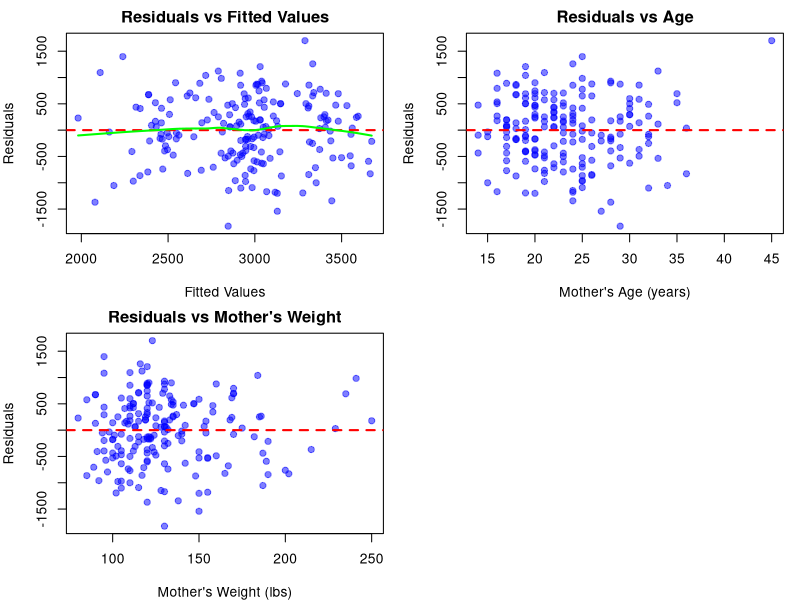
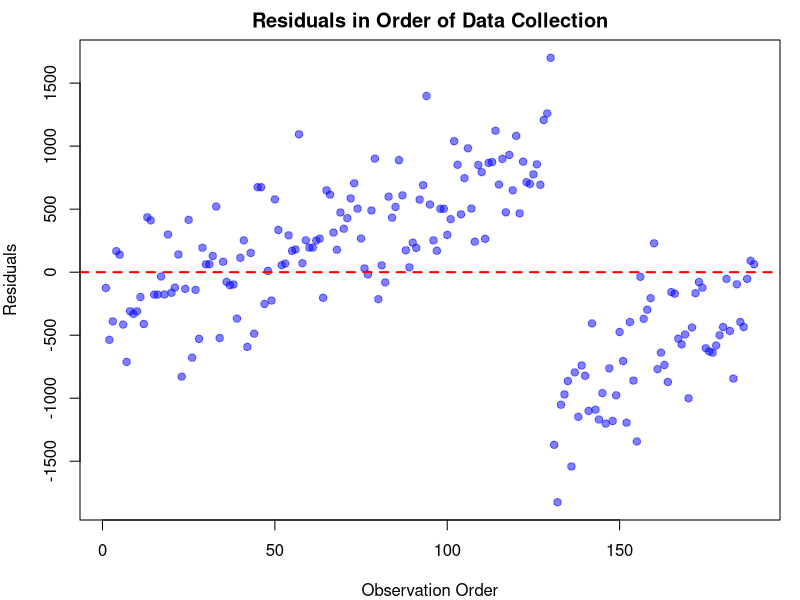
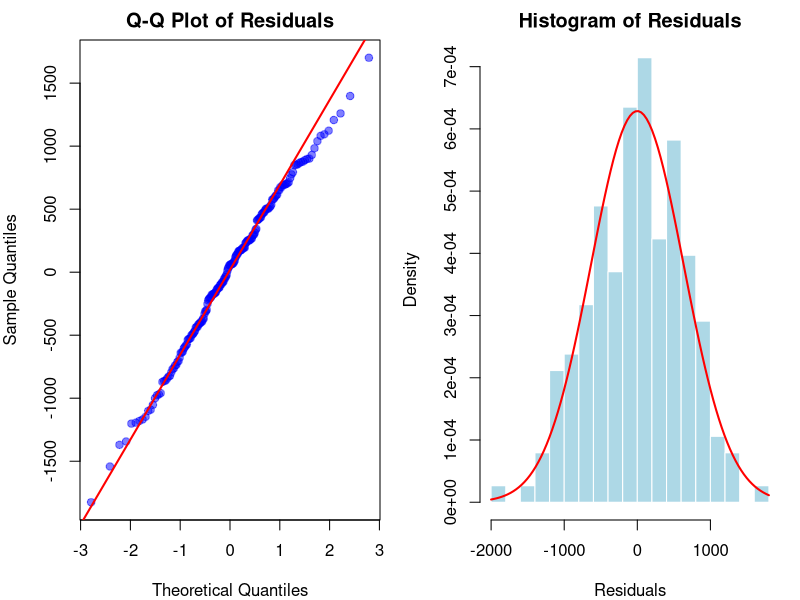
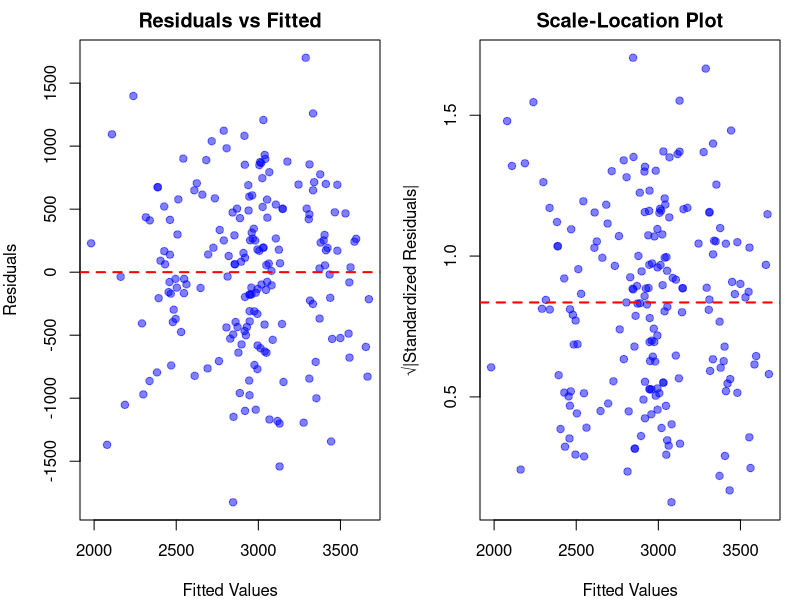

The R script that drew these images, in order: (Note: this script raises an error after producing the figures.)
# ==============================================================================
# Lab - Building a Clinical Prediction Model
# ==============================================================================

# Load required packages
library(MASS)      # For stepAIC function
library(car)       # For VIF calculation
library(ggplot2)   # For visualization
library(dplyr)     # For data manipulation
library(gridExtra) # For arranging plots

# If packages are not installed, run:
# install.packages(c("MASS", "car", "ggplot2", "dplyr", "gridExtra"))

# ==============================================================================
# DATASET: We'll use the 'birthwt' dataset from MASS package
# This is a classic epidemiological dataset about risk factors for low birth weight
# ==============================================================================

# Load the dataset
data(birthwt)

# View the first few rows
head(birthwt)

# View dataset structure
str(birthwt)

# Dataset description:
# low:   indicator of birth weight < 2.5 kg (0 = normal, 1 = low)
# age:   mother's age in years
# lwt:   mother's weight in pounds at last menstrual period
# race:  mother's race (1 = white, 2 = black, 3 = other)
# smoke: smoking status during pregnancy (0 = no, 1 = yes)
# ptl:   number of previous premature labors
# ht:    history of hypertension (0 = no, 1 = yes)
# ui:    presence of uterine irritability (0 = no, 1 = yes)
# ftv:   number of physician visits during first trimester
# bwt:   birth weight in grams (our outcome variable)

# ==============================================================================
# DATA PREPARATION
# ==============================================================================

# Create a working dataset
birth_data <- birthwt

# Convert categorical variables to factors with meaningful labels
birth_data$race <- factor(birth_data$race, 
                          levels = c(1, 2, 3),
                          labels = c("White", "Black", "Other"))

birth_data$smoke <- factor(birth_data$smoke, 
                           levels = c(0, 1),
                           labels = c("Non-smoker", "Smoker"))

birth_data$ht <- factor(birth_data$ht, 
                        levels = c(0, 1),
                        labels = c("No", "Yes"))

birth_data$ui <- factor(birth_data$ui, 
                        levels = c(0, 1),
                        labels = c("No", "Yes"))

# Summary statistics
summary(birth_data)

# Check for missing values
colSums(is.na(birth_data))

# ==============================================================================
# MULTIVARIABLE LINEAR REGRESSION
# ==============================================================================


# Simple linear regression (for comparison)
model_simple <- lm(bwt ~ age, data = birth_data)
summary(model_simple)

# simple regression r squared
summary(model_simple)$r.squared


# Multivariable linear regression
# Research question: What factors predict birth weight?
model_full <- lm(bwt ~ age + lwt + race + smoke + ptl + ht + ui + ftv, 
                 data = birth_data)

summary(model_full)

# Confidence intervals for coefficients
confint(model_full)

# ==============================================================================
# CHECKING MODEL ASSUMPTIONS
# ==============================================================================


# Extract residuals and fitted values
residuals <- residuals(model_full)
fitted_values <- fitted(model_full)
standardized_residuals <- rstandard(model_full)

# -----------------
# 1. LINEARITY CHECK
# -----------------

# Residuals vs Fitted Values plot
par(mfrow = c(2, 2), mar = c(4, 4, 2, 1))

plot(fitted_values, residuals,
     main = "Residuals vs Fitted Values",
     xlab = "Fitted Values",
     ylab = "Residuals",
     pch = 19, col = rgb(0, 0, 1, 0.5))
abline(h = 0, col = "red", lwd = 2, lty = 2)
lines(lowess(fitted_values, residuals), col = "green", lwd = 2)

##"Look for: Random scatter around zero (red line)
##"Warning signs: Curved patterns, systematic trends

# Partial residual plots for continuous predictors
# Age

plot(birth_data$age, residuals,
     main = "Residuals vs Age",
     xlab = "Mother's Age (years)",
     ylab = "Residuals",
     pch = 19, col = rgb(0, 0, 1, 0.5))
abline(h = 0, col = "red", lwd = 2, lty = 2)

# Mother's weight
plot(birth_data$lwt, residuals,
     main = "Residuals vs Mother's Weight",
     xlab = "Mother's Weight (lbs)",
     ylab = "Residuals",
     pch = 19, col = rgb(0, 0, 1, 0.5))
abline(h = 0, col = "red", lwd = 2, lty = 2)

par(mfrow = c(1, 1))

# -----------------
# 2. INDEPENDENCE CHECK
# -----------------

# Check based on study design
# Are observations independent?
# No clustering (e.g., multiple births from same mother)?
# No time series structure?

# Plot residuals in order of data collection
plot(1:length(residuals), residuals,
     main = "Residuals in Order of Data Collection",
     xlab = "Observation Order",
     ylab = "Residuals",
     pch = 19, col = rgb(0, 0, 1, 0.5))
abline(h = 0, col = "red", lwd = 2, lty = 2)

##Look for: Random pattern (no trends or cycles)

# -----------------
# 3. NORMALITY CHECK
# -----------------

par(mfrow = c(1, 2))

# Q-Q plot
qqnorm(residuals, main = "Q-Q Plot of Residuals",
       pch = 19, col = rgb(0, 0, 1, 0.5))
qqline(residuals, col = "red", lwd = 2)

# Histogram
hist(residuals, breaks = 20, col = "lightblue", border = "white",
     main = "Histogram of Residuals",
     xlab = "Residuals",
     probability = TRUE)
curve(dnorm(x, mean = mean(residuals), sd = sd(residuals)),
      add = TRUE, col = "red", lwd = 2)

par(mfrow = c(1, 1))

# Shapiro-Wilk test for normality
shapiro_test <- shapiro.test(residuals)
shapiro_test

# Conclusion: Residuals appear to be normally distributed (if p > 0.05)
# Conclusion: Evidence of non-normality (p < 0.05)
# Note: With large samples, minor deviations may be significant

# -----------------
# 4. HOMOSCEDASTICITY CHECK
# -----------------

par(mfrow = c(1, 2))

# Residuals vs Fitted
plot(fitted_values, residuals,
     main = "Residuals vs Fitted",
     xlab = "Fitted Values",
     ylab = "Residuals",
     pch = 19, col = rgb(0, 0, 1, 0.5))
abline(h = 0, col = "red", lwd = 2, lty = 2)

# Scale-Location plot
plot(fitted_values, sqrt(abs(standardized_residuals)),
     main = "Scale-Location Plot",
     xlab = "Fitted Values",
     ylab = "√|Standardized Residuals|",
     pch = 19, col = rgb(0, 0, 1, 0.5))
abline(h = mean(sqrt(abs(standardized_residuals))), col = "red", lwd = 2, lty = 2)

par(mfrow = c(1, 1))

# Look for: Constant vertical spread (no funnel or fan shape)

# Breusch-Pagan test for heteroscedasticity
bp_test <- lmtest::bptest(model_full)
bp_test
# Conclusion: No evidence of heteroscedasticity (p > 0.05)
# Conclusion: Evidence of heteroscedasticity (p < 0.05)

# Comprehensive diagnostic plots
par(mfrow = c(2, 2))
0(model_full)
par(mfrow = c(1, 1))

# ==============================================================================
# MULTICOLLINEARITY & VIF
# ==============================================================================

# Calculate correlation matrix for continuous predictors
continuous_vars <- birth_data[, c("age", "lwt", "ptl", "ftv")]
cor_matrix <- cor(continuous_vars, use = "complete.obs")

print(round(cor_matrix, 3))

# Visualize correlation matrix
library(corrplot)
corrplot::corrplot(cor_matrix, method = "number", type = "upper",
                   title = "Correlation Matrix",
                   mar = c(0, 0, 2, 0))

# Calculate Variance Inflation Factor (VIF)
vif_values <- vif(model_full)
print(vif_values)

# VIF Interpretation
# VIF < 5: No multicollinearity concern
# 5 ≤ VIF < 10: Moderate multicollinearity
# "VIF ≥ 10: Severe multicollinearity



# Visualize VIF values
barplot(vif_values, 
        main = "Variance Inflation Factors",
        ylab = "VIF",
        col = ifelse(vif_values >= 10, "red",
                     ifelse(vif_values >= 5, "orange", "lightblue")),
        las = 2)
abline(h = 5, col = "orange", lty = 2, lwd = 2)
abline(h = 10, col = "red", lty = 2, lwd = 2)
legend("topright", legend = c("VIF < 5", "5 ≤ VIF < 10", "VIF ≥ 10"),
       fill = c("lightblue", "orange", "red"))

# ==============================================================================
# INTERACTION TERMS & EFFECT MODIFICATION
# ==============================================================================


# Research question: Does the effect of smoking on birth weight differ by race?

# Model without interaction
model_no_interaction <- lm(bwt ~ smoke + race, data = birth_data)

# Model with interaction
model_interaction <- lm(bwt ~ smoke * race, data = birth_data)


summary(model_no_interaction)

summary(model_interaction)

# Test if interaction is significant
# Testing for Interaction
anova_result <- anova(model_no_interaction, model_interaction)
print(anova_result)

# Conclusion: Significant interaction detected (p < 0.05) if the effect of smoking on birth weight differs across racial groups.
# Conclusion: No significant interaction (p > 0.05) if the effect of smoking is similar across racial groups.

# Visualize the interaction

# Calculate predicted values
pred_data <- expand.grid(
  smoke = levels(birth_data$smoke),
  race = levels(birth_data$race)
)

pred_data$predicted_bwt <- predict(model_interaction, newdata = pred_data)

# Create interaction plot
ggplot(pred_data, aes(x = race, y = predicted_bwt, color = smoke, group = smoke)) +
  geom_point(size = 4) +
  geom_line(linewidth = 1.2) +
  labs(title = "Interaction: Smoking × Race on Birth Weight",
       x = "Mother's Race",
       y = "Predicted Birth Weight (grams)",
       color = "Smoking Status") +
  theme_minimal() +
  theme(legend.position = "top",
        plot.title = element_text(hjust = 0.5, face = "bold"))

# Alternative visualization with actual data
ggplot(birth_data, aes(x = race, y = bwt, fill = smoke)) +
  geom_boxplot(alpha = 0.7) +
  labs(title = "Birth Weight by Race and Smoking Status",
       x = "Mother's Race",
       y = "Birth Weight (grams)",
       fill = "Smoking Status") +
  theme_minimal() +
  theme(legend.position = "top",
        plot.title = element_text(hjust = 0.5, face = "bold"))

# Example 2: Continuous × Continuous Interaction
# Does the effect of mother's age on birth weight depend on mother's weight?

model_continuous_interaction <- lm(bwt ~ age * lwt, data = birth_data)

# Continuous × Continuous Interaction: Age × Weight
summary(model_continuous_interaction)

# Visualize with predicted values at different levels
pred_data_cont <- expand.grid(
  age = seq(min(birth_data$age), max(birth_data$age), length.out = 50),
  lwt = quantile(birth_data$lwt, probs = c(0.25, 0.5, 0.75))
)

pred_data_cont$predicted_bwt <- predict(model_continuous_interaction, 
                                        newdata = pred_data_cont)
pred_data_cont$lwt_cat <- factor(pred_data_cont$lwt,
                                 labels = c("Low Weight (25th %ile)",
                                            "Medium Weight (50th %ile)",
                                            "High Weight (75th %ile)"))

ggplot(pred_data_cont, aes(x = age, y = predicted_bwt, color = lwt_cat)) +
  geom_line(linewidth = 1.2) +
  labs(title = "Interaction: Mother's Age × Weight on Birth Weight",
       x = "Mother's Age (years)",
       y = "Predicted Birth Weight (grams)",
       color = "Mother's Weight") +
  theme_minimal() +
  theme(legend.position = "top",
        plot.title = element_text(hjust = 0.5, face = "bold"))

# ==============================================================================
# MODEL SELECTION (AIC, BIC, Stepwise)
# ==============================================================================

# Compare models using AIC and BIC

# Define several candidate models
model1 <- lm(bwt ~ age, data = birth_data)
model2 <- lm(bwt ~ age + lwt, data = birth_data)
model3 <- lm(bwt ~ age + lwt + smoke, data = birth_data)
model4 <- lm(bwt ~ age + lwt + smoke + race, data = birth_data)
model5 <- model_full  # All predictors

# Create comparison table
model_comparison <- data.frame(
  Model = c("Age only", 
            "Age + Weight",
            "Age + Weight + Smoke",
            "Age + Weight + Smoke + Race",
            "Full model (all predictors)"),
  Predictors = c(1, 2, 3, 5, 8),
  R_squared = c(summary(model1)$r.squared,
                summary(model2)$r.squared,
                summary(model3)$r.squared,
                summary(model4)$r.squared,
                summary(model5)$r.squared),
  Adj_R_squared = c(summary(model1)$adj.r.squared,
                    summary(model2)$adj.r.squared,
                    summary(model3)$adj.r.squared,
                    summary(model4)$adj.r.squared,
                    summary(model5)$adj.r.squared),
  AIC = c(AIC(model1), AIC(model2), AIC(model3), AIC(model4), AIC(model5)),
  BIC = c(BIC(model1), BIC(model2), BIC(model3), BIC(model4), BIC(model5))
)

print(model_comparison)


# Calculate delta AIC and BIC
model_comparison$Delta_AIC <- model_comparison$AIC - min(model_comparison$AIC)
model_comparison$Delta_BIC <- model_comparison$BIC - min(model_comparison$BIC)

print(model_comparison)

# -----------------
# STEPWISE SELECTION
# -----------------


# Forward selection
model_null <- lm(bwt ~ 1, data = birth_data)  # Intercept only
model_forward <- stepAIC(model_null, 
                         scope = list(lower = model_null, upper = model_full),
                         direction = "forward",
                         trace = TRUE)

summary(model_forward)

# Backward elimination
model_backward <- stepAIC(model_full, 
                          direction = "backward",
                          trace = TRUE)

summary(model_backward)

# Stepwise (both directions)
model_stepwise <- stepAIC(model_null,
                          scope = list(lower = model_null, upper = model_full),
                          direction = "both",
                          trace = TRUE)

summary(model_stepwise)

# Compare stepwise results
AIC(model_forward)
AIC(model_backward)
AIC(model_stepwise)


# -----------------
# MODEL VALIDATION
# -----------------

# Split data into training and test sets
set.seed(123)  # For reproducibility
train_index <- sample(1:nrow(birth_data), size = 0.7 * nrow(birth_data))
train_data <- birth_data[train_index, ]
test_data <- birth_data[-train_index, ]

nrow(train_data)
nrow(test_data)

# Fit model on training data
model_train <- lm(bwt ~ lwt + race + smoke + ht + ui, data = train_data)

# Predictions on test data
predictions <- predict(model_train, newdata = test_data)

# Calculate performance metrics
actual <- test_data$bwt
residuals_test <- actual - predictions

# Root Mean Squared Error (RMSE)
rmse <- sqrt(mean(residuals_test^2))

# Mean Absolute Error (MAE)
mae <- mean(abs(residuals_test))

# R-squared on test data
ss_res <- sum(residuals_test^2)
ss_tot <- sum((actual - mean(actual))^2)
r_squared_test <- 1 - (ss_res / ss_tot)

cat("--- Test Set Performance ---\n")
cat("RMSE:", round(rmse, 2), "grams\n")
cat("MAE:", round(mae, 2), "grams\n")
cat("R-squared (test):", round(r_squared_test, 3), "\n")
cat("R-squared (training):", round(summary(model_train)$r.squared, 3), "\n")

# Plot predicted vs actual
plot(actual, predictions,
     main = "Predicted vs Actual Birth Weight (Test Set)",
     xlab = "Actual Birth Weight (grams)",
     ylab = "Predicted Birth Weight (grams)",
     pch = 19, col = rgb(0, 0, 1, 0.5))
abline(a = 0, b = 1, col = "red", lwd = 2, lty = 2)
legend("topleft", legend = "Perfect prediction", col = "red", lty = 2, lwd = 2)
